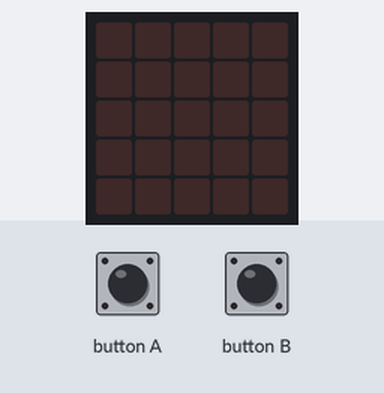
A program run on a simulated BBC micro:bit (MakeCode). Parts: the board's 5×5 LED display. The test bench sets the inputs (shaded band).

Above: at 1.2 s.
1.3 s: button A pressed for 0.15 s
At 1.8 s:
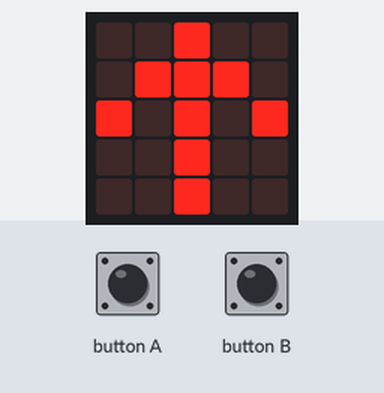
At 3.2 s:
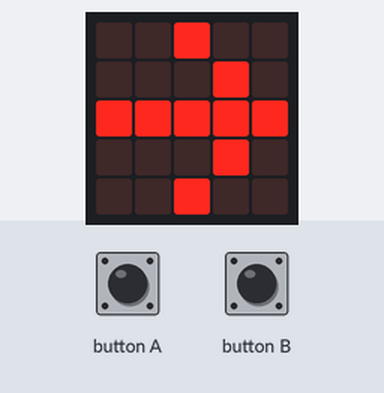
7.4 s: button A pressed for 1 s
At 9.1 s:
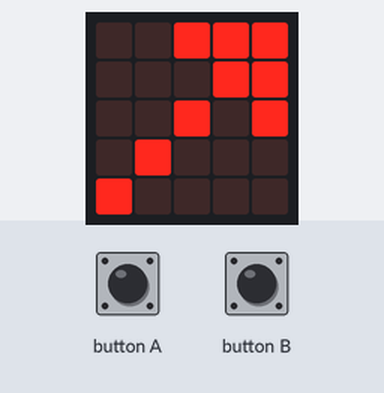
Timing chart, 0 to 10.6 s (numbered marks = the images above; inputs shaded):
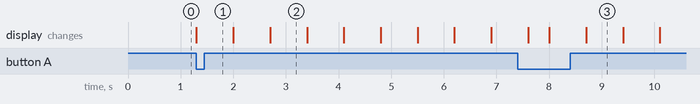

Measured:
- after the input at 1.3 s, the display: changes at once (image 1)
- what the display in image 2 shows lasts 0.7 s, from 2.7 s to 3.4 s

The program:

main.ts
```typescript
basic.forever(function () {
    while (input.buttonIsPressed(Button.A)) {
        basic.showArrow(ArrowNames.North)
        basic.pause(100)
        basic.showArrow(ArrowNames.NorthEast)
        basic.pause(100)
        basic.showArrow(ArrowNames.East)
        basic.pause(100)
        basic.showArrow(ArrowNames.SouthEast)
        basic.pause(100)
        basic.showArrow(ArrowNames.South)
        basic.pause(100)
        basic.showArrow(ArrowNames.SouthWest)
        basic.pause(100)
        basic.showArrow(ArrowNames.West)
        basic.pause(100)
        basic.showArrow(ArrowNames.NorthWest)
        basic.pause(100)
        basic.showArrow(ArrowNames.North)
        basic.pause(100)
        basic.showLeds(`
            . . . . .
            . . . . .
            . . . . .
            . . . . .
            . . . . .
            `)
    }
    while (input.buttonIsPressed(Button.B)) {
        basic.showArrow(ArrowNames.North)
        basic.pause(100)
        basic.showArrow(ArrowNames.NorthWest)
        basic.pause(100)
        basic.showArrow(ArrowNames.West)
        basic.pause(100)
        basic.showArrow(ArrowNames.SouthWest)
        basic.pause(100)
        basic.showArrow(ArrowNames.South)
        basic.pause(100)
        basic.showArrow(ArrowNames.SouthEast)
        basic.pause(100)
        basic.showArrow(ArrowNames.East)
        basic.pause(100)
        basic.showArrow(ArrowNames.NorthEast)
        basic.pause(100)
        basic.showArrow(ArrowNames.North)
        basic.pause(100)
        basic.showLeds(`
            . . . . .
            . . . . .
            . . . . .
            . . . . .
            . . . . .
            `)
    }
})
```

test.ts
```typescript
// aquí va el archivo "tests"; esto no se compilará cuando este paquete se utilice como una extensión.
```
